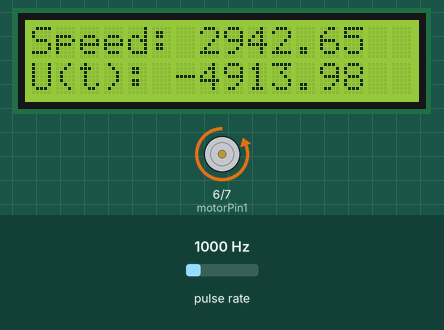
Recording of a sketch running on a simulated Arduino Uno, built with avr-gcc and run on an emulated ATmega328P. Parts: 16×2 character LCD, motor-driver pin pairs drawn as motors (green arrow = first pin HIGH = forward, orange = second pin HIGH = backward, longer = more drive, scaled by the enable pin). Wiring (inferred from the names in the program): pulse sensor: data pin 2. The test bench sets the inputs (shaded band); at power-on: pulse rate 1000 Hz. What the sketch prints to the serial monitor is not drawn.

Above: at 1.2 s.
1.3 s: pulse rate (sensor on pin 2) set to 1250 Hz
At 1.6 s:
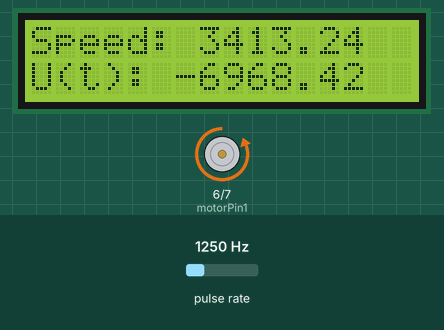
2.9 s: pulse rate (sensor on pin 2) set to 100 Hz
At 3.29 s:
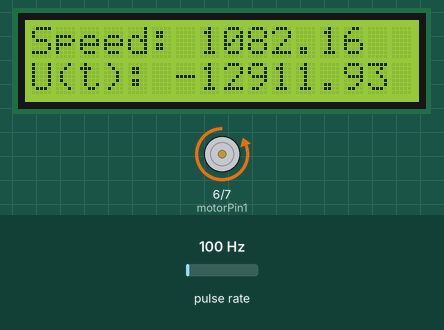
4.4 s: pulse rate (sensor on pin 2) set to 4900 Hz
At 4.78 s:
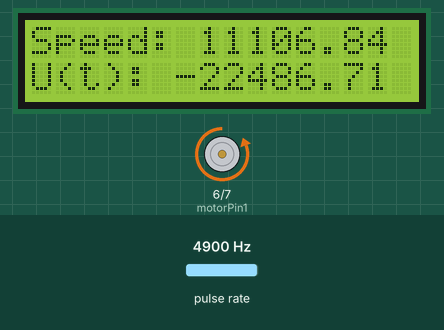
5.9 s: pulse rate (sensor on pin 2) set to 150 Hz
At 6.44 s:
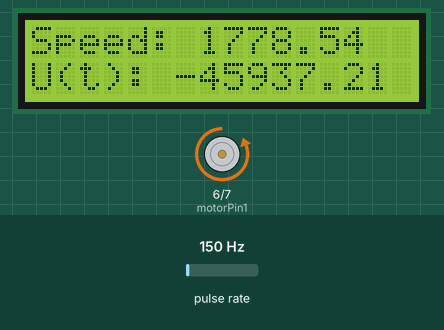
8.9 s: pulse rate (sensor on pin 2) set to 3750 Hz
At 9.45 s:
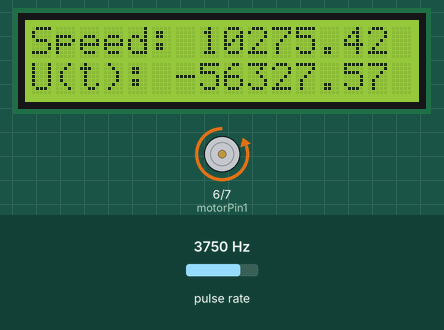
11.9 s: pulse rate (sensor on pin 2) set to 1250 Hz
At 15.6 s:
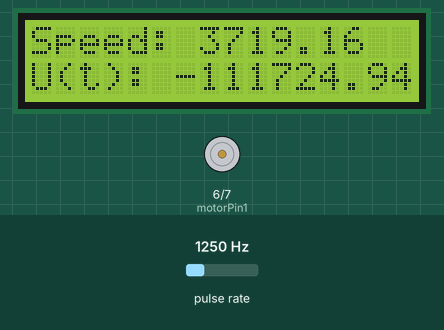
Timing chart, 0 to 15.9 s (numbered marks = the images above; inputs shaded):
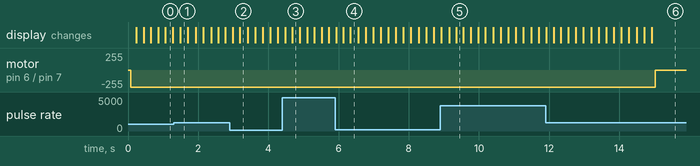

The sketch:

optical_motor_speed_sensor.ino
```cpp
// Title: Implementing PID control
#include <util/atomic.h>
#include <LCD_I2C.h>

LCD_I2C lcd(0x27, 16, 2);

int sensorPin = 2;
int motorPin1 = 6;
int motorPin2 = 7;
int motorEnPin = 9;

unsigned long startTime = 0;
unsigned long lastLcdUpdateTimeMillis = 0;

// Variables for calculating speed of revolution
unsigned long prevTime = 0;
unsigned int counter = 0;

// Variables for the Low pass filter filter
float filtered_speed = 0;
float prev_filtered_speed = 0;

// Set target speed (RPM)
float target_speed = 600;

// Set the PID gains
float Kp = 0.72;
float Ki = 1.6;
float Kd = 0.01;

// Variables for calculating the errors
float error = 0;
float prevError = 0;
float integral_error = 0;
float derivative_error = 0;

// Increment the counter on every loop pass to calculate speed
void incrementCount() {
  counter++;
}

// actuate the motor with a pwm value and direction
void actuateMotor(int new_pwm_value, int new_direction) {
  if (new_direction > 0) {
    analogWrite(motorEnPin, new_pwm_value);
    digitalWrite(motorPin1, HIGH);
    digitalWrite(motorPin2, LOW);
  } else {
    analogWrite(motorEnPin, new_pwm_value);
    digitalWrite(motorPin1, LOW);
    digitalWrite(motorPin2, HIGH);
  }
}

void stopMotor() {
  analogWrite(motorEnPin, 0);
  digitalWrite(motorPin1, LOW);
  digitalWrite(motorPin2, LOW);
}

void setup() {
  Serial.begin(9600);
  pinMode(motorPin1, OUTPUT);
  pinMode(motorPin2, OUTPUT);
  pinMode(motorEnPin, OUTPUT);

  attachInterrupt(digitalPinToInterrupt(sensorPin), incrementCount, RISING);

  // Print CSV headers
  Serial.println("Time (milliseconds),Speed (RPM),Filtered Speed (RPM),Actuating Signal U(t)");

  prevTime = micros();
  startTime = micros();

  lcd.begin();
  lcd.backlight();
}

void loop() {
  // Condition to run the loop for only 10 seconds
  if (micros() - startTime <= 15 * 1.0e6) {
    // Read the counter in an atomic block to avoid potential misreads
    int counterCopy = 0;
    ATOMIC_BLOCK(ATOMIC_RESTORESTATE) {
      counterCopy = counter;
    }

    // Compute the velocity using method 1: calculating from how much time
    // has elapsed between each iteration of the loop
    unsigned long currTime = micros();
    float elapsedTime = ((float)(currTime - prevTime)) / 1.0e6;
    float speed = (((float)counter / 20) / elapsedTime);  // rotations per second
    speed *= 60;                                          // rotations per minute

    // Applying a Low Pass Filter to the velocity
    filtered_speed = 0.854 * filtered_speed + 0.0728 * speed + 0.0728 * prev_filtered_speed;
    prev_filtered_speed = speed;

    // Calculate the errors
    error = target_speed - filtered_speed;
    integral_error = integral_error + error * elapsedTime;
    derivative_error = (error - prevError) / elapsedTime;

    // Compute the actuating signal
    float actuating_signal = (Kp * error) + (Ki * integral_error) + (Kd * derivative_error);

    // Set the motor speed and direction
    int direction = 1;
    if (actuating_signal < 0) {
      direction = -1;
    }
    int pwm_value = (int)fabs(actuating_signal);  // PWM ranges from 0 (0% duty cycle) to 255 (100% duty cycle)
    if (pwm_value > 255) {                        // The interrupt cannot measure maximum speed
      pwm_value = 255;
    }

    // Actuate the motor
    actuateMotor(pwm_value, direction);

    // Resetting the values for the next loop
    counter = 0;
    prevTime = currTime;
    prevError = error;

    unsigned long currTimeMillis = currTime / 1.0e3;

    // update the lcd every 200ms
    if (currTimeMillis - lastLcdUpdateTimeMillis >= 200) {
      lcd.clear();
      lcd.setCursor(0, 0);
      lcd.print("Speed: ");
      lcd.print(filtered_speed);
      lcd.setCursor(0, 1);
      lcd.print("U(t): ");
      lcd.print(actuating_signal);
      lastLcdUpdateTimeMillis = currTimeMillis;
    }

    // Log the values in a CSV format
    Serial.print(currTimeMillis);
    Serial.print(",");
    Serial.print(filtered_speed);
    // Serial.print(",");
    // Serial.print(error);
    // Serial.print(",");
    // Serial.print(integral_error);
    // Serial.print(",");
    // Serial.print(derivative_error);
    Serial.print(",");
    Serial.println(actuating_signal);

    // Add a delay of 1ms to maintain a continuous sampling freq
    delay(1);
  } else {
    stopMotor();
  }
}
```
